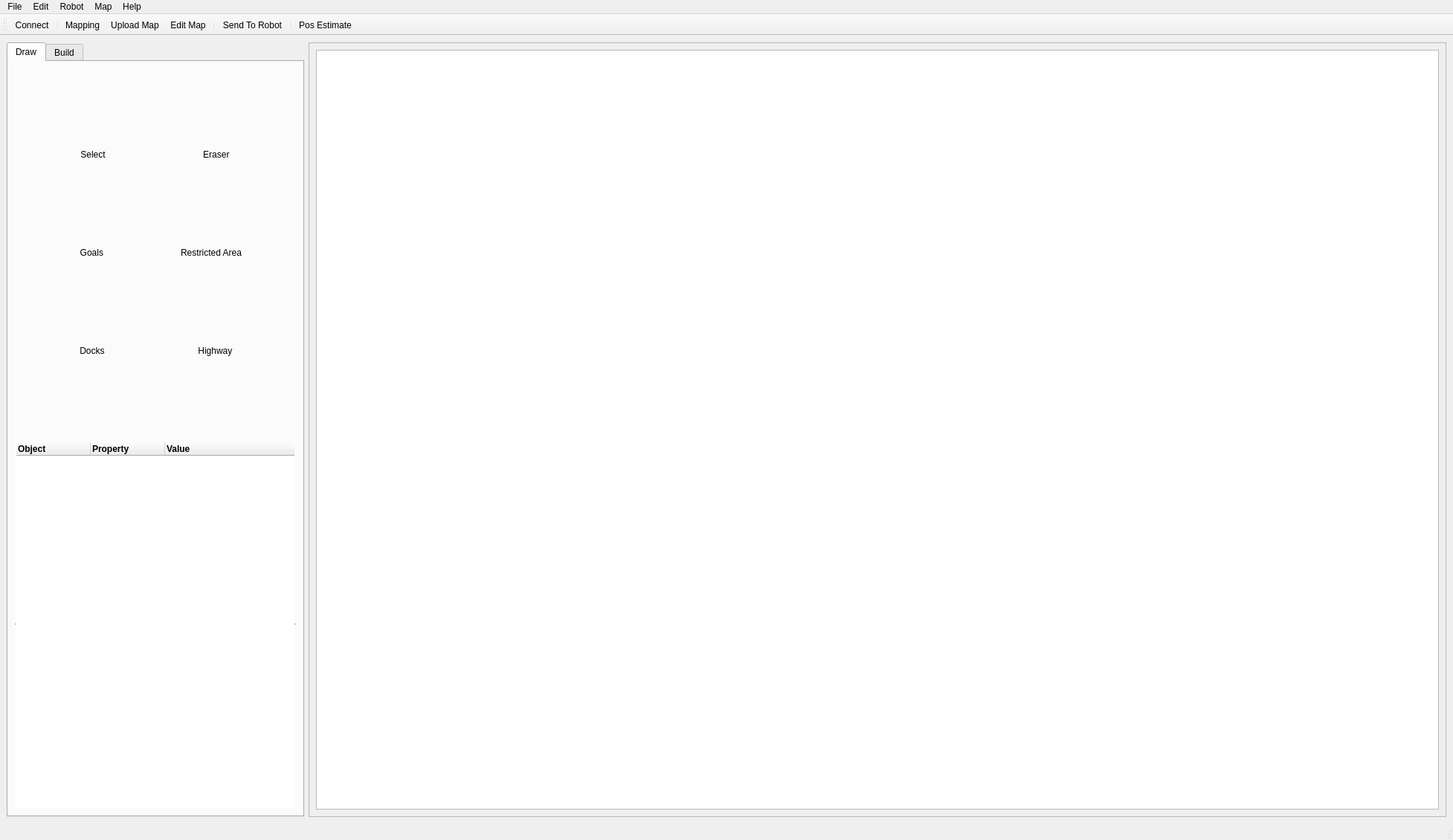
<?xml version="1.0" encoding="UTF-8"?>
<ui version="4.0">
 <class>MainWindow</class>
 <widget class="QMainWindow" name="MainWindow">
  <property name="geometry">
   <rect>
    <x>0</x>
    <y>0</y>
    <width>1954</width>
    <height>1130</height>
   </rect>
  </property>
  <property name="windowTitle">
   <string>MainWindow</string>
  </property>
  <widget class="QWidget" name="centralwidget">
   <layout class="QGridLayout" name="gridLayout_4">
    <item row="0" column="0">
     <widget class="QTabWidget" name="tabWidget">
      <property name="sizePolicy">
       <sizepolicy hsizetype="Expanding" vsizetype="Expanding">
        <horstretch>0</horstretch>
        <verstretch>0</verstretch>
       </sizepolicy>
      </property>
      <property name="minimumSize">
       <size>
        <width>0</width>
        <height>0</height>
       </size>
      </property>
      <property name="maximumSize">
       <size>
        <width>400</width>
        <height>16777215</height>
       </size>
      </property>
      <property name="baseSize">
       <size>
        <width>0</width>
        <height>0</height>
       </size>
      </property>
      <property name="contextMenuPolicy">
       <enum>Qt::NoContextMenu</enum>
      </property>
      <property name="currentIndex">
       <number>0</number>
      </property>
      <widget class="QWidget" name="tab_draw">
       <attribute name="title">
        <string>Draw</string>
       </attribute>
       <layout class="QVBoxLayout" name="verticalLayout">
        <item>
         <widget class="QSplitter" name="splitter">
          <property name="orientation">
           <enum>Qt::Vertical</enum>
          </property>
          <widget class="QWidget" name="layoutWidget_2">
           <layout class="QGridLayout" name="gridLayout_2">
            <property name="sizeConstraint">
             <enum>QLayout::SetDefaultConstraint</enum>
            </property>
            <item row="0" column="0">
             <widget class="QToolButton" name="toolButton_select">
              <property name="sizePolicy">
               <sizepolicy hsizetype="Preferred" vsizetype="Fixed">
                <horstretch>0</horstretch>
                <verstretch>0</verstretch>
               </sizepolicy>
              </property>
              <property name="cursor">
               <cursorShape>PointingHandCursor</cursorShape>
              </property>
              <property name="text">
               <string>Select</string>
              </property>
              <property name="icon">
               <iconset>
                <normaloff>../pngs/mouse_click_arrow.svg</normaloff>../pngs/mouse_click_arrow.svg</iconset>
              </property>
              <property name="iconSize">
               <size>
                <width>30</width>
                <height>30</height>
               </size>
              </property>
              <property name="toolButtonStyle">
               <enum>Qt::ToolButtonTextUnderIcon</enum>
              </property>
              <property name="autoRaise">
               <bool>true</bool>
              </property>
              <property name="arrowType">
               <enum>Qt::NoArrow</enum>
              </property>
             </widget>
            </item>
            <item row="2" column="1">
             <widget class="QToolButton" name="toolButton_highway">
              <property name="sizePolicy">
               <sizepolicy hsizetype="Fixed" vsizetype="Fixed">
                <horstretch>0</horstretch>
                <verstretch>0</verstretch>
               </sizepolicy>
              </property>
              <property name="cursor">
               <cursorShape>PointingHandCursor</cursorShape>
              </property>
              <property name="text">
               <string>       Highway        </string>
              </property>
              <property name="icon">
               <iconset>
                <normaloff>../pngs/highway.svg</normaloff>../pngs/highway.svg</iconset>
              </property>
              <property name="iconSize">
               <size>
                <width>35</width>
                <height>35</height>
               </size>
              </property>
              <property name="toolButtonStyle">
               <enum>Qt::ToolButtonTextUnderIcon</enum>
              </property>
              <property name="autoRaise">
               <bool>true</bool>
              </property>
             </widget>
            </item>
            <item row="0" column="1">
             <widget class="QToolButton" name="toolButton_eraser">
              <property name="sizePolicy">
               <sizepolicy hsizetype="Fixed" vsizetype="Fixed">
                <horstretch>0</horstretch>
                <verstretch>0</verstretch>
               </sizepolicy>
              </property>
              <property name="cursor">
               <cursorShape>PointingHandCursor</cursorShape>
              </property>
              <property name="text">
               <string>         Eraser          </string>
              </property>
              <property name="icon">
               <iconset>
                <normaloff>../pngs/eraser.svg</normaloff>../pngs/eraser.svg</iconset>
              </property>
              <property name="iconSize">
               <size>
                <width>30</width>
                <height>30</height>
               </size>
              </property>
              <property name="toolButtonStyle">
               <enum>Qt::ToolButtonTextUnderIcon</enum>
              </property>
              <property name="autoRaise">
               <bool>true</bool>
              </property>
             </widget>
            </item>
            <item row="1" column="1">
             <widget class="QToolButton" name="toolButton_restricted_area">
              <property name="sizePolicy">
               <sizepolicy hsizetype="Fixed" vsizetype="Fixed">
                <horstretch>0</horstretch>
                <verstretch>0</verstretch>
               </sizepolicy>
              </property>
              <property name="cursor">
               <cursorShape>PointingHandCursor</cursorShape>
              </property>
              <property name="text">
               <string>Restricted Area</string>
              </property>
              <property name="icon">
               <iconset>
                <normaloff>../pngs/restricted_area.svg</normaloff>../pngs/restricted_area.svg</iconset>
              </property>
              <property name="iconSize">
               <size>
                <width>25</width>
                <height>25</height>
               </size>
              </property>
              <property name="toolButtonStyle">
               <enum>Qt::ToolButtonTextUnderIcon</enum>
              </property>
              <property name="autoRaise">
               <bool>true</bool>
              </property>
             </widget>
            </item>
            <item row="1" column="0">
             <widget class="QToolButton" name="toolButton_goals">
              <property name="cursor">
               <cursorShape>PointingHandCursor</cursorShape>
              </property>
              <property name="text">
               <string>          Goals           </string>
              </property>
              <property name="icon">
               <iconset>
                <normaloff>../pngs/goal.svg</normaloff>../pngs/goal.svg</iconset>
              </property>
              <property name="iconSize">
               <size>
                <width>30</width>
                <height>30</height>
               </size>
              </property>
              <property name="toolButtonStyle">
               <enum>Qt::ToolButtonTextUnderIcon</enum>
              </property>
              <property name="autoRaise">
               <bool>true</bool>
              </property>
             </widget>
            </item>
            <item row="2" column="0">
             <widget class="QToolButton" name="toolButton_docks">
              <property name="cursor">
               <cursorShape>PointingHandCursor</cursorShape>
              </property>
              <property name="text">
               <string>          Docks          </string>
              </property>
              <property name="icon">
               <iconset>
                <normaloff>../pngs/dock.svg</normaloff>../pngs/dock.svg</iconset>
              </property>
              <property name="iconSize">
               <size>
                <width>35</width>
                <height>35</height>
               </size>
              </property>
              <property name="toolButtonStyle">
               <enum>Qt::ToolButtonTextUnderIcon</enum>
              </property>
              <property name="autoRaise">
               <bool>true</bool>
              </property>
             </widget>
            </item>
           </layout>
          </widget>
         </widget>
        </item>
        <item>
         <widget class="QTreeWidget" name="treeWidget_objects">
          <property name="autoFillBackground">
           <bool>false</bool>
          </property>
          <property name="frameShape">
           <enum>QFrame::HLine</enum>
          </property>
          <property name="frameShadow">
           <enum>QFrame::Sunken</enum>
          </property>
          <property name="lineWidth">
           <number>1</number>
          </property>
          <property name="midLineWidth">
           <number>0</number>
          </property>
          <property name="alternatingRowColors">
           <bool>true</bool>
          </property>
          <property name="selectionBehavior">
           <enum>QAbstractItemView::SelectRows</enum>
          </property>
          <property name="uniformRowHeights">
           <bool>false</bool>
          </property>
          <property name="animated">
           <bool>true</bool>
          </property>
          <property name="wordWrap">
           <bool>false</bool>
          </property>
          <property name="headerHidden">
           <bool>false</bool>
          </property>
          <attribute name="headerVisible">
           <bool>true</bool>
          </attribute>
          <attribute name="headerCascadingSectionResizes">
           <bool>false</bool>
          </attribute>
          <attribute name="headerHighlightSections">
           <bool>false</bool>
          </attribute>
          <column>
           <property name="text">
            <string>Object</string>
           </property>
           <property name="font">
            <font>
             <weight>75</weight>
             <bold>true</bold>
            </font>
           </property>
          </column>
          <column>
           <property name="text">
            <string>Property</string>
           </property>
           <property name="font">
            <font>
             <weight>75</weight>
             <bold>true</bold>
            </font>
           </property>
          </column>
          <column>
           <property name="text">
            <string>Value</string>
           </property>
           <property name="font">
            <font>
             <weight>75</weight>
             <bold>true</bold>
            </font>
           </property>
          </column>
         </widget>
        </item>
       </layout>
      </widget>
      <widget class="QWidget" name="tab_build">
       <attribute name="title">
        <string>Build</string>
       </attribute>
       <widget class="QWidget" name="layoutWidget">
        <property name="geometry">
         <rect>
          <x>0</x>
          <y>0</y>
          <width>129</width>
          <height>146</height>
         </rect>
        </property>
        <layout class="QVBoxLayout" name="verticalLayout_2">
         <item>
          <widget class="QLabel" name="label_sources">
           <property name="font">
            <font>
             <weight>75</weight>
             <bold>true</bold>
             <underline>false</underline>
            </font>
           </property>
           <property name="text">
            <string>Sources</string>
           </property>
           <property name="alignment">
            <set>Qt::AlignCenter</set>
           </property>
          </widget>
         </item>
         <item>
          <widget class="QTabWidget" name="tabWidget_sources">
           <property name="currentIndex">
            <number>0</number>
           </property>
           <widget class="QWidget" name="tab_goals">
            <attribute name="title">
             <string>Goals</string>
            </attribute>
            <layout class="QGridLayout" name="gridLayout_6">
             <item row="0" column="0">
              <widget class="QTreeWidget" name="treeWidget_goals">
               <property name="frameShape">
                <enum>QFrame::StyledPanel</enum>
               </property>
               <property name="dragDropMode">
                <enum>QAbstractItemView::DragOnly</enum>
               </property>
               <column>
                <property name="text">
                 <string>Goals</string>
                </property>
               </column>
               <column>
                <property name="text">
                 <string>ObjNm</string>
                </property>
               </column>
              </widget>
             </item>
            </layout>
           </widget>
           <widget class="QWidget" name="tab_tasks">
            <attribute name="title">
             <string>Tasks</string>
            </attribute>
            <layout class="QGridLayout" name="gridLayout_8">
             <item row="0" column="0">
              <widget class="QListWidget" name="listWidget_tasks"/>
             </item>
            </layout>
           </widget>
          </widget>
         </item>
        </layout>
       </widget>
       <widget class="QPushButton" name="pushButton_add_to_route">
        <property name="geometry">
         <rect>
          <x>234</x>
          <y>476</y>
          <width>28</width>
          <height>24</height>
         </rect>
        </property>
        <property name="text">
         <string/>
        </property>
        <property name="icon">
         <iconset>
          <normaloff>../pngs/right_arrow.svg</normaloff>../pngs/right_arrow.svg</iconset>
        </property>
       </widget>
       <widget class="QWidget" name="layoutWidget">
        <property name="geometry">
         <rect>
          <x>0</x>
          <y>0</y>
          <width>140</width>
          <height>178</height>
         </rect>
        </property>
        <layout class="QVBoxLayout" name="verticalLayout_3">
         <item>
          <widget class="QLabel" name="label_routes">
           <property name="font">
            <font>
             <weight>75</weight>
             <bold>true</bold>
            </font>
           </property>
           <property name="text">
            <string>Routes</string>
           </property>
           <property name="alignment">
            <set>Qt::AlignCenter</set>
           </property>
          </widget>
         </item>
         <item>
          <widget class="QTabWidget" name="tabWidget_routes">
           <property name="currentIndex">
            <number>0</number>
           </property>
           <widget class="QWidget" name="tab_routes">
            <attribute name="title">
             <string>Routes</string>
            </attribute>
            <layout class="QGridLayout" name="gridLayout_7">
             <item row="0" column="0">
              <widget class="QTreeWidget" name="treeWidget_routes">
               <property name="dragDropMode">
                <enum>QAbstractItemView::DropOnly</enum>
               </property>
               <column>
                <property name="text">
                 <string>Routes</string>
                </property>
               </column>
               <column>
                <property name="text">
                 <string>ObjNm</string>
                </property>
               </column>
              </widget>
             </item>
            </layout>
           </widget>
          </widget>
         </item>
         <item>
          <layout class="QHBoxLayout" name="horizontalLayout_3">
           <item>
            <widget class="QPushButton" name="pushButton_add_new_route">
             <property name="toolTip">
              <string>Add new route</string>
             </property>
             <property name="text">
              <string/>
             </property>
             <property name="icon">
              <iconset>
               <normaloff>../pngs/add.png</normaloff>../pngs/add.png</iconset>
             </property>
            </widget>
           </item>
           <item>
            <widget class="QPushButton" name="pushButton_delete_item">
             <property name="toolTip">
              <string>Delete</string>
             </property>
             <property name="text">
              <string/>
             </property>
             <property name="icon">
              <iconset>
               <normaloff>../pngs/delete.png</normaloff>../pngs/delete.png</iconset>
             </property>
            </widget>
           </item>
           <item>
            <spacer name="horizontalSpacer">
             <property name="orientation">
              <enum>Qt::Horizontal</enum>
             </property>
             <property name="sizeHint" stdset="0">
              <size>
               <width>40</width>
               <height>20</height>
              </size>
             </property>
            </spacer>
           </item>
           <item>
            <widget class="QPushButton" name="pushButton_move_item_up">
             <property name="toolTip">
              <string>Move item up</string>
             </property>
             <property name="text">
              <string/>
             </property>
             <property name="icon">
              <iconset>
               <normaloff>../pngs/up_arrow.png</normaloff>../pngs/up_arrow.png</iconset>
             </property>
            </widget>
           </item>
           <item>
            <widget class="QPushButton" name="pushButton_move_item_down">
             <property name="toolTip">
              <string>Move item down</string>
             </property>
             <property name="text">
              <string/>
             </property>
             <property name="icon">
              <iconset>
               <normaloff>../pngs/down_arrow.png</normaloff>../pngs/down_arrow.png</iconset>
             </property>
            </widget>
           </item>
          </layout>
         </item>
        </layout>
       </widget>
      </widget>
     </widget>
    </item>
    <item row="0" column="1">
     <widget class="QFrame" name="frame_position">
      <property name="minimumSize">
       <size>
        <width>500</width>
        <height>500</height>
       </size>
      </property>
      <property name="frameShape">
       <enum>QFrame::StyledPanel</enum>
      </property>
      <property name="frameShadow">
       <enum>QFrame::Raised</enum>
      </property>
      <layout class="QGridLayout" name="gridLayout_3">
       <item row="0" column="1">
        <widget class="QGraphicsView" name="graphicsView_main"/>
       </item>
      </layout>
     </widget>
    </item>
   </layout>
  </widget>
  <widget class="QMenuBar" name="menubar">
   <property name="geometry">
    <rect>
     <x>0</x>
     <y>0</y>
     <width>1954</width>
     <height>22</height>
    </rect>
   </property>
   <widget class="QMenu" name="menuFile">
    <property name="title">
     <string>File</string>
    </property>
    <addaction name="actionNew"/>
    <addaction name="actionOpen"/>
    <addaction name="actionSave"/>
    <addaction name="actionSave_As"/>
    <addaction name="actionQuit"/>
   </widget>
   <widget class="QMenu" name="menuEdit">
    <property name="title">
     <string>Edit</string>
    </property>
   </widget>
   <widget class="QMenu" name="menuMap">
    <property name="title">
     <string>Map</string>
    </property>
    <addaction name="actionStart_mapping"/>
   </widget>
   <widget class="QMenu" name="menuRobot">
    <property name="title">
     <string>Robot</string>
    </property>
    <widget class="QMenu" name="menuLaser">
     <property name="title">
      <string>Laser</string>
     </property>
     <addaction name="actionLaser_Show"/>
     <addaction name="actionLaser_Hide"/>
     <addaction name="separator"/>
     <addaction name="actionLaser_Edit"/>
    </widget>
    <widget class="QMenu" name="menuRobot_2">
     <property name="title">
      <string>Robot</string>
     </property>
     <addaction name="actionRobot_Show"/>
     <addaction name="actionRobot_Hide"/>
     <addaction name="separator"/>
     <addaction name="actionRobot_Stop"/>
     <addaction name="actionRobot_Drive"/>
     <addaction name="actionRobot_Edit"/>
    </widget>
    <addaction name="menuRobot_2"/>
    <addaction name="menuLaser"/>
    <addaction name="actionMap_Creation"/>
   </widget>
   <widget class="QMenu" name="menuHelp">
    <property name="title">
     <string>Help</string>
    </property>
    <addaction name="actionAbout_DOF_GUI"/>
    <addaction name="actionAbout_DOF"/>
   </widget>
   <addaction name="menuFile"/>
   <addaction name="menuEdit"/>
   <addaction name="menuRobot"/>
   <addaction name="menuMap"/>
   <addaction name="menuHelp"/>
  </widget>
  <widget class="QToolBar" name="toolBar">
   <property name="windowTitle">
    <string>toolBar</string>
   </property>
   <property name="orientation">
    <enum>Qt::Horizontal</enum>
   </property>
   <property name="toolButtonStyle">
    <enum>Qt::ToolButtonTextUnderIcon</enum>
   </property>
   <attribute name="toolBarArea">
    <enum>TopToolBarArea</enum>
   </attribute>
   <attribute name="toolBarBreak">
    <bool>false</bool>
   </attribute>
   <addaction name="actionConnect"/>
   <addaction name="separator"/>
   <addaction name="actionMapping"/>
   <addaction name="actionUpload_Map"/>
   <addaction name="actionEdit_Map"/>
   <addaction name="separator"/>
   <addaction name="actionSend_To_Robot"/>
   <addaction name="separator"/>
   <addaction name="actionPos_Estimate"/>
  </widget>
  <widget class="QStatusBar" name="statusBar">
   <property name="sizeGripEnabled">
    <bool>true</bool>
   </property>
  </widget>
  <action name="actionOpen">
   <property name="text">
    <string>Open...</string>
   </property>
   <property name="shortcut">
    <string>Ctrl+O</string>
   </property>
  </action>
  <action name="actionConnect">
   <property name="icon">
    <iconset>
     <normaloff>../pngs/connection.svg</normaloff>../pngs/connection.svg</iconset>
   </property>
   <property name="text">
    <string>Connect</string>
   </property>
   <property name="toolTip">
    <string>Connect</string>
   </property>
  </action>
  <action name="actionUpload_Map">
   <property name="icon">
    <iconset>
     <normaloff>../pngs/upload_map.svg</normaloff>../pngs/upload_map.svg</iconset>
   </property>
   <property name="text">
    <string>Upload Map</string>
   </property>
   <property name="toolTip">
    <string>Upload Map</string>
   </property>
  </action>
  <action name="actionRobot_Stop">
   <property name="icon">
    <iconset>
     <normaloff>../pngs/stop.svg</normaloff>../pngs/stop.svg</iconset>
   </property>
   <property name="text">
    <string>Stop</string>
   </property>
  </action>
  <action name="actionRobot_Drive">
   <property name="text">
    <string>Drive</string>
   </property>
  </action>
  <action name="actionMap_Creation">
   <property name="text">
    <string>Map Creation</string>
   </property>
  </action>
  <action name="actionLaser_Show">
   <property name="text">
    <string>Show</string>
   </property>
  </action>
  <action name="actionLaser_Hide">
   <property name="text">
    <string>Hide</string>
   </property>
  </action>
  <action name="actionLaser_Edit">
   <property name="text">
    <string>Edit</string>
   </property>
  </action>
  <action name="actionRobot_Show">
   <property name="text">
    <string>Show</string>
   </property>
  </action>
  <action name="actionRobot_Hide">
   <property name="text">
    <string>Hide</string>
   </property>
  </action>
  <action name="actionRobot_Edit">
   <property name="text">
    <string>Edit</string>
   </property>
  </action>
  <action name="actionSend_To_Robot">
   <property name="icon">
    <iconset>
     <normaloff>../pngs/send_to_robot.svg</normaloff>../pngs/send_to_robot.svg</iconset>
   </property>
   <property name="text">
    <string>Send To Robot</string>
   </property>
  </action>
  <action name="actionEdit_Map">
   <property name="icon">
    <iconset>
     <normaloff>../pngs/edit_map.svg</normaloff>../pngs/edit_map.svg</iconset>
   </property>
   <property name="text">
    <string>Edit Map</string>
   </property>
  </action>
  <action name="actionNew">
   <property name="text">
    <string>New...</string>
   </property>
   <property name="shortcut">
    <string>Ctrl+N</string>
   </property>
  </action>
  <action name="actionSave">
   <property name="text">
    <string>Save</string>
   </property>
   <property name="shortcut">
    <string>Ctrl+S</string>
   </property>
  </action>
  <action name="actionSave_As">
   <property name="text">
    <string>Save As...</string>
   </property>
  </action>
  <action name="actionQuit">
   <property name="text">
    <string>Quit</string>
   </property>
   <property name="toolTip">
    <string>Quit</string>
   </property>
   <property name="shortcut">
    <string>Ctrl+Q</string>
   </property>
  </action>
  <action name="actionCut">
   <property name="text">
    <string>Cut</string>
   </property>
   <property name="shortcut">
    <string>Ctrl+X</string>
   </property>
  </action>
  <action name="actionCopy">
   <property name="text">
    <string>Copy</string>
   </property>
   <property name="shortcut">
    <string>Ctrl+C</string>
   </property>
  </action>
  <action name="actionPaste">
   <property name="text">
    <string>Paste</string>
   </property>
   <property name="shortcut">
    <string>Ctrl+V</string>
   </property>
  </action>
  <action name="actionDelete">
   <property name="text">
    <string>Delete</string>
   </property>
  </action>
  <action name="actionUndo">
   <property name="text">
    <string>Undo</string>
   </property>
  </action>
  <action name="actionRedo">
   <property name="text">
    <string>Redo</string>
   </property>
  </action>
  <action name="actionAbout_DOF">
   <property name="text">
    <string>About DOF Robotics</string>
   </property>
  </action>
  <action name="actionAbout_DOF_GUI">
   <property name="text">
    <string>About DOF GUI</string>
   </property>
  </action>
  <action name="actionPos_Estimate">
   <property name="icon">
    <iconset>
     <normaloff>../pngs/placeholder.png</normaloff>../pngs/placeholder.png</iconset>
   </property>
   <property name="text">
    <string>Pos Estimate</string>
   </property>
  </action>
  <action name="actionStart_mapping">
   <property name="text">
    <string>Start mapping</string>
   </property>
  </action>
  <action name="actionMapping">
   <property name="icon">
    <iconset>
     <normaloff>../pngs/mapping.png</normaloff>../pngs/mapping.png</iconset>
   </property>
   <property name="text">
    <string>Mapping</string>
   </property>
   <property name="toolTip">
    <string>Mapping</string>
   </property>
  </action>
 </widget>
 <resources/>
 <connections/>
</ui>
